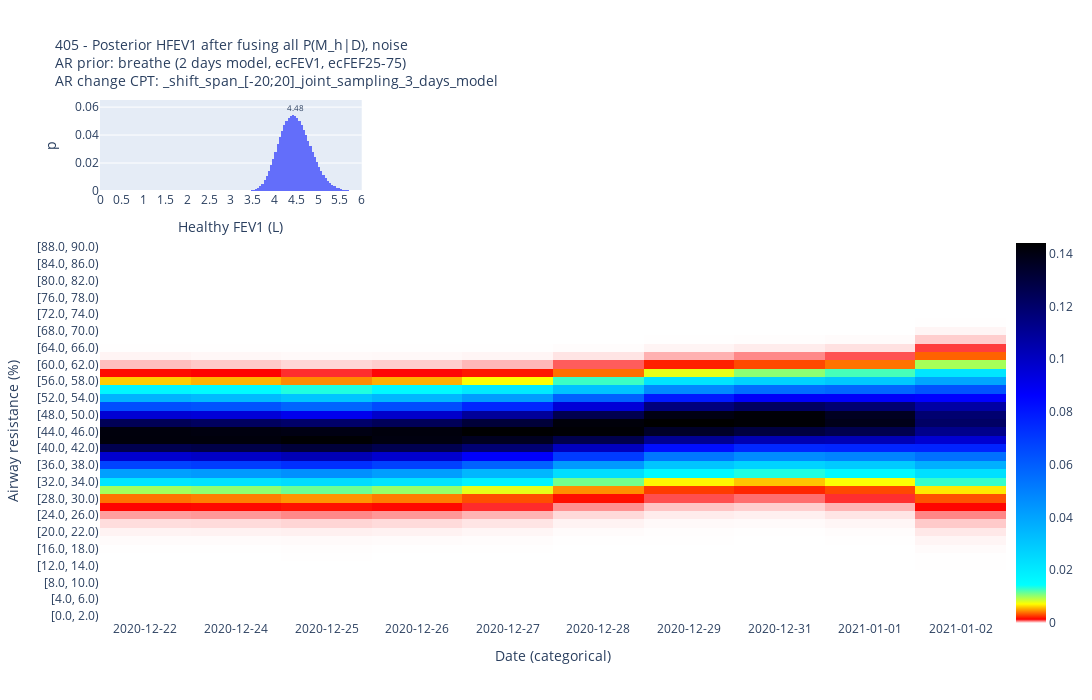

Notebook code cell kept with this figure:
### Code cell
ar_prior = "breathe (2 days model, ecFEV1, ecFEF25-75)"
# ar_prior = "uniform message to HFEV1"
# ar_prior = "uniform"

# for ar_prior in [
#     "uniform",
#     "uniform message to HFEV1",
#     "breathe (2 days model, ecFEV1, ecFEF25-75)",
# ]:

ar_change_cpt_suffix = "_shift_span_[-20;20]_joint_sampling_3_days_model"

dftmp = df[df.ID == "405"]
dftmp = dftmp[:10]
fig, p_M_given_D_full, p_M_given_D, AR_dist_given_M_matrix = (
    compute_log_p_D_given_M_per_HFEV1_HO2Sat_obs_temporal_AR(
        dftmp,
        ar_prior,
        ar_change_cpt_suffix,
        debug=True,
        save=False,
    )
)

### Figure 1 — Plotly figure (JSON) as saved in the notebook; plotly's stock layout.template omitted (floating-point values rounded to 4 significant figures; data arrays with more than 128 entries replaced by an {"elided": "..."} marker saying what was removed)
{"data": [{"histfunc": "sum", "type": "histogram", "x": [1, 1.05, 1.1, 1.15, 1.2, 1.25, 1.3, 1.35, 1.4, 1.45, 1.5, 1.55, 1.6, 1.65, 1.7, 1.75, 1.8, 1.85, 1.9, 1.95, 2.0, 2.05, 2.1, 2.15, 2.2, 2.25, 2.3, 2.35, 2.4, 2.45, 2.5, 2.55, 2.6, 2.65, 2.7, 2.75, 2.8, 2.85, 2.9, 2.95, 3.0, 3.05, 3.1, 3.15, 3.2, 3.25, 3.3, 3.35, 3.4, 3.45, 3.5, 3.55, 3.6, 3.65, 3.7, 3.75, 3.8, 3.85, 3.9, 3.95, 4.0, 4.05, 4.1, 4.15, 4.2, 4.25, 4.3, 4.35, 4.4, 4.45, 4.5, 4.55, 4.6, 4.65, 4.7, 4.75, 4.8, 4.85, 4.9, 4.95, 5.0, 5.05, 5.1, 5.15, 5.2, 5.25, 5.3, 5.35, 5.4, 5.45, 5.5, 5.55, 5.6, 5.65, 5.7, 5.75, 5.8, 5.85, 5.9, 5.95], "xaxis": "x", "xbins": {"end": 6, "size": 0.05, "start": 0}, "y": [0, 0, 0, 0, 0, 0, 0, 0, 0, 0, 0, 0, 0, 0, 0, 0, 0, 0, 0, 0, 0, 0, 0, 0, 0, 0, 0, 0, 0, 0, 0, 0, 5.715e-12, 4.239e-11, 2.592e-10, 1.331e-09, 5.857e-09, 2.245e-08, 7.619e-08, 2.33e-07, 6.504e-07, 1.679e-06, 4.054e-06, 9.232e-06, 1.999e-05, 4.137e-05, 8.213e-05, 0.000157, 0.0002893, 0.0005142, 0.0008823, 0.00146, 0.002334, 0.003597, 0.005349, 0.007677, 0.01064, 0.01425, 0.01845, 0.02316, 0.02818, 0.03331, 0.03831, 0.04294, 0.04696, 0.05022, 0.05256, 0.05393, 0.05429, 0.0537, 0.05223, 0.04998, 0.0471, 0.04372, 0.04, 0.03606, 0.03207, 0.0281, 0.02428, 0.02069, 0.01737, 0.01438, 0.01173, 0.00942, 0.007454, 0.005813, 0.004455, 0.003368, 0.002501, 0.001829, 0.001316, 0.0009308, 0.0006477, 0.0004432, 0.000298, 0.0001971, 0.0001281, 8.186e-05, 5.14e-05, 3.174e-05], "yaxis": "y"}, {"coloraxis": "coloraxis", "type": "heatmap", "x": ["2020-12-22", "2020-12-24", "2020-12-25", "2020-12-26", "2020-12-27", "2020-12-28", "2020-12-29", "2020-12-31", "2021-01-01", "2021-01-02"], "xaxis": "x2", "y": ["[0.0, 2.0)", "[2.0, 4.0)", "[4.0, 6.0)", "[6.0, 8.0)", "[8.0, 10.0)", "[10.0, 12.0)", "[12.0, 14.0)", "[14.0, 16.0)", "[16.0, 18.0)", "[18.0, 20.0)", "[20.0, 22.0)", "[22.0, 24.0)", "[24.0, 26.0)", "[26.0, 28.0)", "[28.0, 30.0)", "[30.0, 32.0)", "[32.0, 34.0)", "[34.0, 36.0)", "[36.0, 38.0)", "[38.0, 40.0)", "[40.0, 42.0)", "[42.0, 44.0)", "[44.0, 46.0)", "[46.0, 48.0)", "[48.0, 50.0)", "[50.0, 52.0)", "[52.0, 54.0)", "[54.0, 56.0)", "[56.0, 58.0)", "[58.0, 60.0)", "[60.0, 62.0)", "[62.0, 64.0)", "[64.0, 66.0)", "[66.0, 68.0)", "[68.0, 70.0)", "[70.0, 72.0)", "[72.0, 74.0)", "[74.0, 76.0)", "[76.0, 78.0)", "[78.0, 80.0)", "[80.0, 82.0)", "[82.0, 84.0)", "[84.0, 86.0)", "[86.0, 88.0)", "[88.0, 90.0)"], "yaxis": "y2", "z": {"elided": "45x10 float values"}}], "layout": {"annotations": [{"font": {"size": 8}, "showarrow": false, "text": "4.48", "x": 4.477, "xref": "x", "y": 0.05972, "yref": "y"}], "coloraxis": {"colorbar": {"len": 0.77, "x": 1, "y": 0.36}, "colorscale": [[0, "white"], [0.01, "red"], [0.05, "yellow"], [0.1, "cyan"], [0.6, "blue"], [1, "black"]]}, "font": {"size": 12}, "height": 700, "title": {"font": {"size": 14}, "text": "405 - Posterior HFEV1 after fusing all P(M_h|D), noise<br>AR prior: breathe (2 days model, ecFEV1, ecFEF25-75)<br>AR change CPT: _shift_span_[-20;20]_joint_sampling_3_days_model"}, "width": 1200, "xaxis": {"anchor": "y", "domain": [0, 0.2889], "nticks": 20, "range": [0, 6], "title": {"text": "Healthy FEV1 (L)"}}, "xaxis2": {"anchor": "y2", "domain": [0, 1], "nticks": 50, "title": {"text": "Date (categorical)"}, "type": "category"}, "yaxis": {"anchor": "x", "domain": [0.825, 1], "title": {"text": "p"}}, "yaxis2": {"anchor": "x2", "domain": [0, 0.725], "title": {"text": "Airway resistance (%)"}}}}
